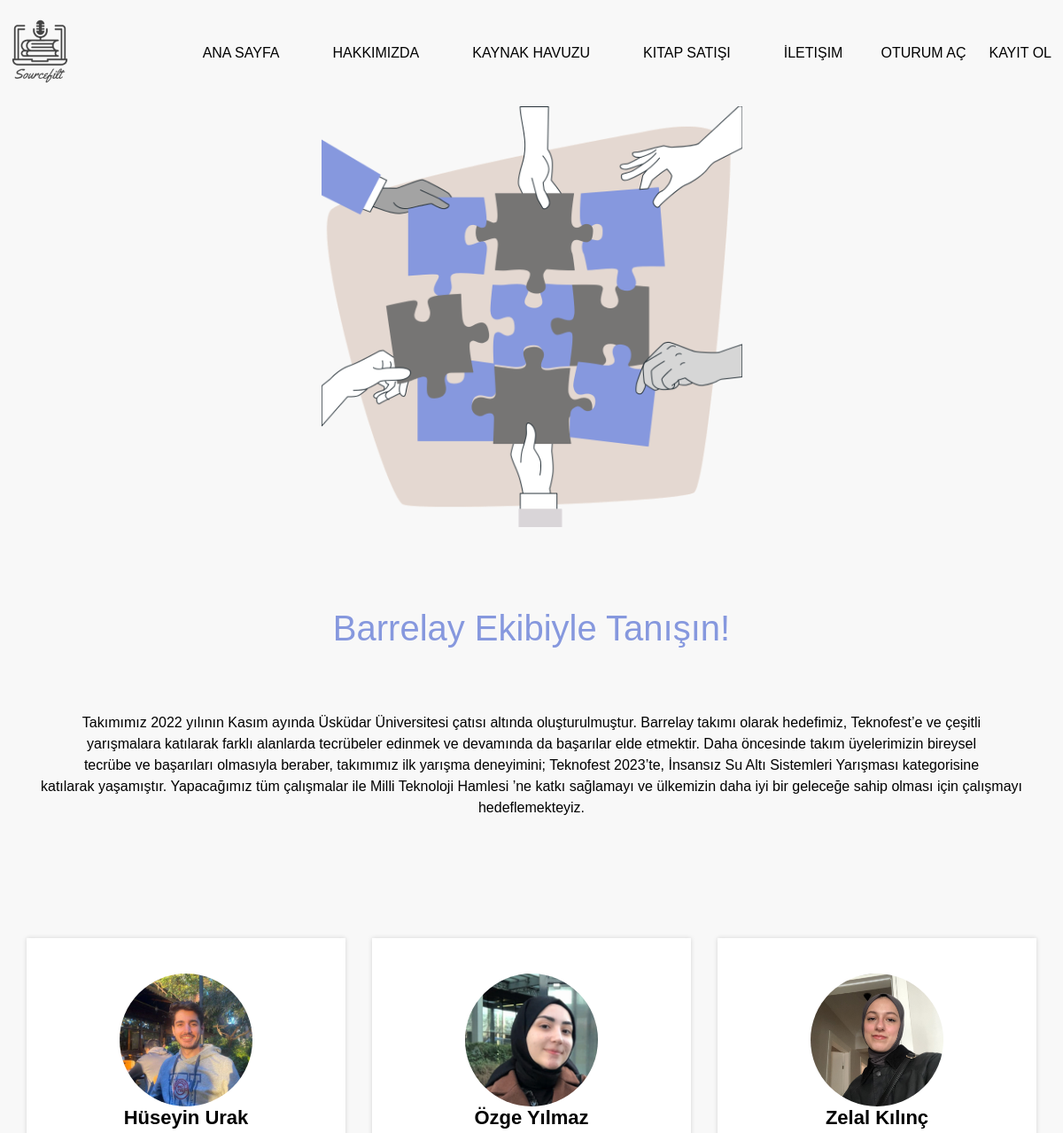
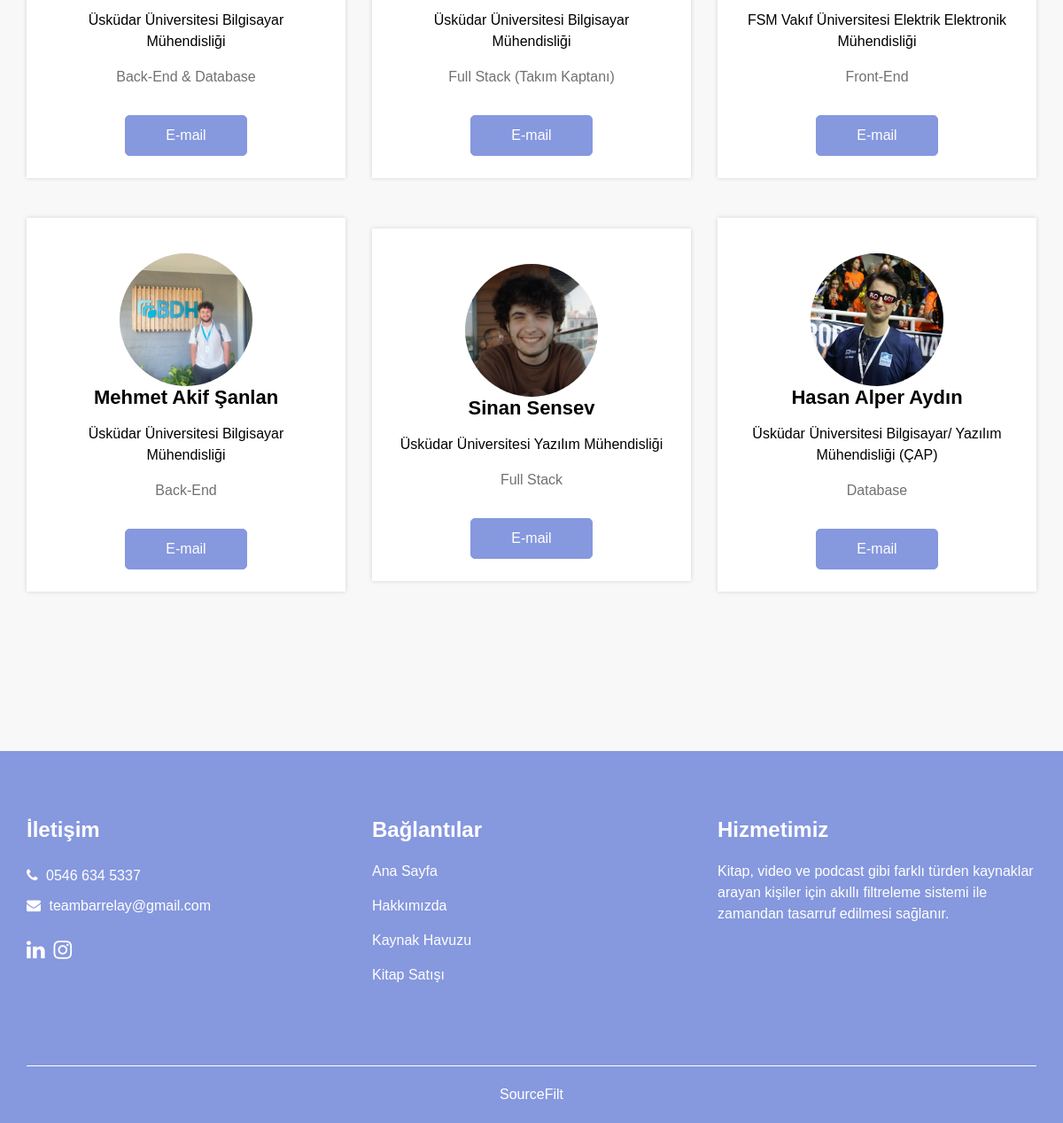
/about, run on the app's committed database (2 pictures, top to bottom).
### mainapp/models.py (models this page shows, shortened)
class Member(models.Model):
     name = models.CharField(max_length=50)
     department = models.CharField(max_length=100)
     title = models.CharField(max_length=50)
     image = models.ImageField(upload_to='members')
     mail = models.EmailField(max_length=254, default="teambarrelay@gmail.com")

### mainapp/views.py (the view)
# urls.py: path("about", views.about, name="about"),
def about(request):
     members = Member.objects.all()
     context = {"members": members}
     return render(request, "mainapp/about.html", context)

### mainapp/templates/mainapp/about.html (shortened to what this page needs)
{% extends 'base.html' %}
{% load static %}
{% block css_files %}
  <link rel="stylesheet" type="text/css" href="{% static 'mainapp/css/bootstrap.css' %}" />
  <link href="{% static 'mainapp/css/font-awesome.min.css' %}" rel="stylesheet" />
  <link href="{% static 'mainapp/css/style.css' %}" rel="stylesheet" />
  <link href="{% static 'mainapp/css/responsive.css' %}" rel="stylesheet" />
  <link rel="stylesheet" href="{% static 'mainapp/css/photo-design.css' %}">
{% endblock  %}
{% block content %}
     <div align="center">
        <img src="{% static 'mainapp/img/team.png' %}" style="width: 475px;"/>
     </div>
     <section class="about_section layout_padding">
       <div class="container ">
         <div class="row">
           <div class="col-md-15">
             <div class="detail-box">
               <div class="heading_container">
                 <div style="text-align: center;">
                   <h1>Barrelay Ekibiyle Tanışın!</h1>
               <br>
               <br>
               <p style=" text-align: center; color: black; font-size:medium;">
                 Takımımız 2022 yılının Kasım ayında Üsküdar Üniversitesi çatısı altında oluşturulmuştur. Barrelay takımı
                 olarak hedefimiz, Teknofest’e ve çeşitli <br> yarışmalara katılarak farklı alanlarda tecrübeler edinmek ve
                 devamında da başarılar elde etmektir. Daha öncesinde takım üyelerimizin bireysel <br> tecrübe ve başarıları
                 olmasıyla beraber, takımımız ilk yarışma deneyimini; Teknofest 2023’te, İnsansız Su Altı Sistemleri
                 Yarışması kategorisine <br> katılarak yaşamıştır. Yapacağımız tüm çalışmalar ile Milli Teknoloji Hamlesi ’ne
                 katkı sağlamayı ve ülkemizin daha iyi bir geleceğe sahip olması için çalışmayı hedeflemekteyiz.
               </p>
             </div>
           </div>
         </div>
       </div>
       <section class="about2_section layout_padding">
         <div class="container ">
           <div class="row">
            {% for member in members %}
              <div class="col-md-6 col-lg-4">
                <div class="box ">
                  <div class="detail-box">
                    <img src="{{member.image.url}}" width="50px" height="50px" alt="" class="yuvarlak">
                    <h4 style="color: black;">{{ member.name }}</h4>
                    <p style="color: black">{{ member.department }}</p>
                    <p>{{member.title}}</p>
                    <a href="mailto:{{member.mail}}">E-mail</a>
                  </div>
                </div>
              </div>
            {% endfor %}
           </div>
         </div>
       </section>
      </div>
    </div>
  </section>
{% endblock  %}

### templates/base.html (shortened to what this page needs)
{% load static %}
<!DOCTYPE html>
<html lang="en">
<head>
     {% block css_files %}{% endblock  %}
</head>
<body>
     {% include "partials/_navbar.html" %}
     {% block content %}{% endblock  %}
     {% include "partials/_footer.html" %}
</body>
</html>

### templates/partials/_navbar.html (shortened to what this page needs)
{% load static %}
<nav class="navbar navbar-expand-lg custom_nav-container ">
     <a class="navbar-brand" href="index">
       <img src="{% static 'mainapp/img/lg.png' %}" alt="logo" style="width: 90px;">
     </a>
     <div class="collapse navbar-collapse" id="navbarSupportedContent">
       <ul class="navbar-nav  ml-auto">
         <li class="nav-item active">
           <a class="nav-link" href="index">Ana Sayfa <span class="sr-only">(current)</span></a>
         </li>
         <li class="nav-item">
           <a class="nav-link" href="about"> Hakkımızda</a>
         </li>
         <li class="nav-item">
           <a class="nav-link" href="source">Kaynak Havuzu</a>
         </li>
         <li class="nav-item">
           <a class="nav-link" href="sndhand">Kitap Satışı</a>
         </li>
         <li class="nav-item">
          <a class="nav-link" href="contact">İletişim</a>
        </li>
       </ul>
       {% if user.is_authenticated %}
        <div class="quote_btn-container">
          <form class="form-inline">
            <p class="btn" href="sndhand">Merhaba, {{user.first_name|title}}</p>
            <button class="btn " type="submit">
              <a class="" href="{% url 'logout' %}" aria-hidden="true">Oturumu Kapat</a>
            </button>
          </form>
        </div>
       {% else %}
        <div class="quote_btn-container">
          <form class="form-inline">
            <button class="btn " type="submit">
              <a class="" href="{% url 'login' %}" aria-hidden="true">Oturum Aç</a>
            </button>
            <button class="btn " type="submit">
              <a class="" href="{% url 'register' %}" aria-hidden="true">Kayıt Ol</a>
            </button>
          </form>
        </div>
       {% endif %}
     </div>
</nav>

### templates/partials/_footer.html
<section class="info_section layout_padding2">
  <div class="container">
    <div class="row">
      <div class="col-md-4">
        <div class="info_contact">
          <h4>
            İletişim
          </h4>
          <div class="contact_link_box">
            <a href="">
              <i class="fa fa-phone" aria-hidden="true"></i>
              <span>
                0546 634 5337
              </span>
            </a>
            <a href="">
              <i class="fa fa-envelope" aria-hidden="true"></i>
              <span>
                teambarrelay@gmail.com
              </span>
            </a>
          </div>
        </div>
        <div class="info_social">
          <a href="">
            <i class="fa fa-linkedin" aria-hidden="true"></i>
          </a>
          <a href="">
            <i class="fa fa-instagram" aria-hidden="true"></i>
          </a>
        </div>
      </div>
      <div class="col-md-4">
        <div class="info_link_box">
          <h4>
            Bağlantılar
          </h4>
          <div class="info_links">
            <a class="active" href="index">
              Ana Sayfa
            </a>
            <a class="" href="about">
              Hakkımızda
            </a>
            <a class="" href="source">
              Kaynak Havuzu
            </a>
            <a class="" href="sndhand">
              Kitap Satışı
            </a>
          </div>
        </div>
      </div>
      <div class="col-md-4">
        <div class="info_detail">
          <h4>
            Hizmetimiz
          </h4>
          <p>
            Kitap, video ve podcast gibi farklı türden kaynaklar arayan kişiler için akıllı filtreleme sistemi ile zamandan tasarruf edilmesi sağlanır.
          </p>
        </div>
      </div>
    </div>
  </div>
</section>
<footer class="footer_section">
  <div class="container">
    <p>
      SourceFilt
    </p>
  </div>
</footer>

### mainapp/static/mainapp/css/style.css (style rules this page uses)
body { font-family: "Arial", sans-serif; color: #8698DE; background-color: #f8f8f8; overflow-x: hidden; }
.layout_padding { padding: 90px 0; }
.layout_padding2 { padding: 75px 0; }
.heading_container { display: -webkit-box; display: -ms-flexbox; display: flex; -webkit-box-orient: vertical; -webkit-box-direction: normal; -ms-flex-direction: column; flex-direction: column; -webkit-box-align: start; -ms-flex-align: start; align-items: flex-start; }
.heading_container p { margin-top: 10px; margin-bottom: 0; }
a, a:hover, a:focus { text-decoration: none; }
.btn, .btn:focus { outline: none !important; -webkit-box-shadow: none; box-shadow: none; }
.custom_nav-container { padding: 10px 0; }
.custom_nav-container .navbar-nav .nav-item .nav-link { padding: 3px 15px; margin: 10px 15px; color: #000000; text-align: center; text-transform: uppercase; }
.quote_btn-container { display: -webkit-box; display: -ms-flexbox; display: flex; -webkit-box-align: center; -ms-flex-align: center; align-items: center; }
.quote_btn-container a { color: #000000; text-transform: uppercase; }
html, body, .carousel, .carousel-inner, .carousel-inner .item { height: 100%; }
.about_section .row { -webkit-box-align: center; -ms-flex-align: center; align-items: center; }
.about_section .detail-box p { color: #727070; margin-top: 15px; }
.about_section .detail-box a { display: inline-block; padding: 10px 45px; background-color: #8698DE; color: #ffffff; border-radius: 5px; border: 1px solid #8698DE; -webkit-transition: all .3s; transition: all .3s; margin-top: 15px; }
.about2_section { position: relative; }
.about2_section .box { margin-top: 45px; display: -webkit-box; display: -ms-flexbox; display: flex; -webkit-box-orient: vertical; -webkit-box-direction: normal; -ms-flex-direction: column; flex-direction: column; -webkit-box-align: center; -ms-flex-align: center; align-items: center; text-align: center; padding: 25px; background-color: #ffffff; -webkit-box-shadow: 0 0 5px 0 rgba(0, 0, 0, 0.15); box-shadow: 0 0 5px 0 rgba(0, 0, 0, 0.15); }
.about2_section .box .detail-box { margin-top: 15px; }
.about2_section .box .detail-box h4 { font-weight: bold; font-size: 22px; }
.about2_section .box .detail-box a { color: #ffffff; }
.info_section { background-color: #8698DE; color: #ffffff; }
.info_section h4 { font-weight: 600; margin-bottom: 20px; }
.info_section .info_contact .contact_link_box { display: -webkit-box; display: -ms-flexbox; display: flex; -webkit-box-orient: vertical; -webkit-box-direction: normal; -ms-flex-direction: column; flex-direction: column; }
.info_section .info_contact .contact_link_box a { margin: 5px 0; color: #ffffff; }
.info_section .info_contact .contact_link_box a i { margin-right: 5px; }
.info_section .info_social { display: -webkit-box; display: -ms-flexbox; display: flex; margin-top: 20px; }
.info_section .info_social a { display: -webkit-box; display: -ms-flexbox; display: flex; -webkit-box-pack: center; -ms-flex-pack: center; justify-content: center; -webkit-box-align: center; -ms-flex-align: center; align-items: center; color: #ffffff; border-radius: 100%; margin-right: 10px; font-size: 24px; }
.info_section .info_links { display: -webkit-box; display: -ms-flexbox; display: flex; -webkit-box-orient: vertical; -webkit-box-direction: normal; -ms-flex-direction: column; flex-direction: column; -ms-flex-wrap: wrap; flex-wrap: wrap; }
.info_section .info_links a { display: -webkit-box; display: -ms-flexbox; display: flex; -webkit-box-align: center; -ms-flex-align: center; align-items: center; margin-bottom: 15px; color: #ffffff; }
.info_section .info_links a:hover, .info_section .info_links a.active { color: #ffffff; }
.footer_section { position: relative; background-color: #8698DE; text-align: center; }
.footer_section p { color: #ffffff; padding: 20px 0; margin: 0; border-top: 1px solid #ffffff; }

### mainapp/static/mainapp/css/responsive.css (style rules this page uses)
@media (min-width: 1200px) { .container { max-width: 1170px; } }

### mainapp/static/mainapp/css/photo-design.css (style rules this page uses)
.yuvarlak { border-radius: 50%; height: 150px; width: 150px; object-fit: cover; }

### data on the page
Member: image (picture), name "Hüseyin Urak", department "Üsküdar Üniversitesi Bilgisayar Mühendisliği", title "Back-End & Database"
Member: image (picture), name "Özge Yılmaz", department "Üsküdar Üniversitesi Bilgisayar Mühendisliği", title "Full Stack (Takım Kaptanı)"
Member: image (picture), name "Zelal Kılınç", department "FSM Vakıf Üniversitesi Elektrik Elektronik Mühendisliği", title "Front-End"
Member: image (picture), name "Mehmet Akif Şanlan", department "Üsküdar Üniversitesi Bilgisayar Mühendisliği", title "Back-End"
Member: image (picture), name "Sinan Sensev", department "Üsküdar Üniversitesi Yazılım Mühendisliği", title "Full Stack"
Member: image (picture), name "Hasan Alper Aydın", department "Üsküdar Üniversitesi Bilgisayar/ Yazılım Mühendisliği (ÇAP)", title "Database"
